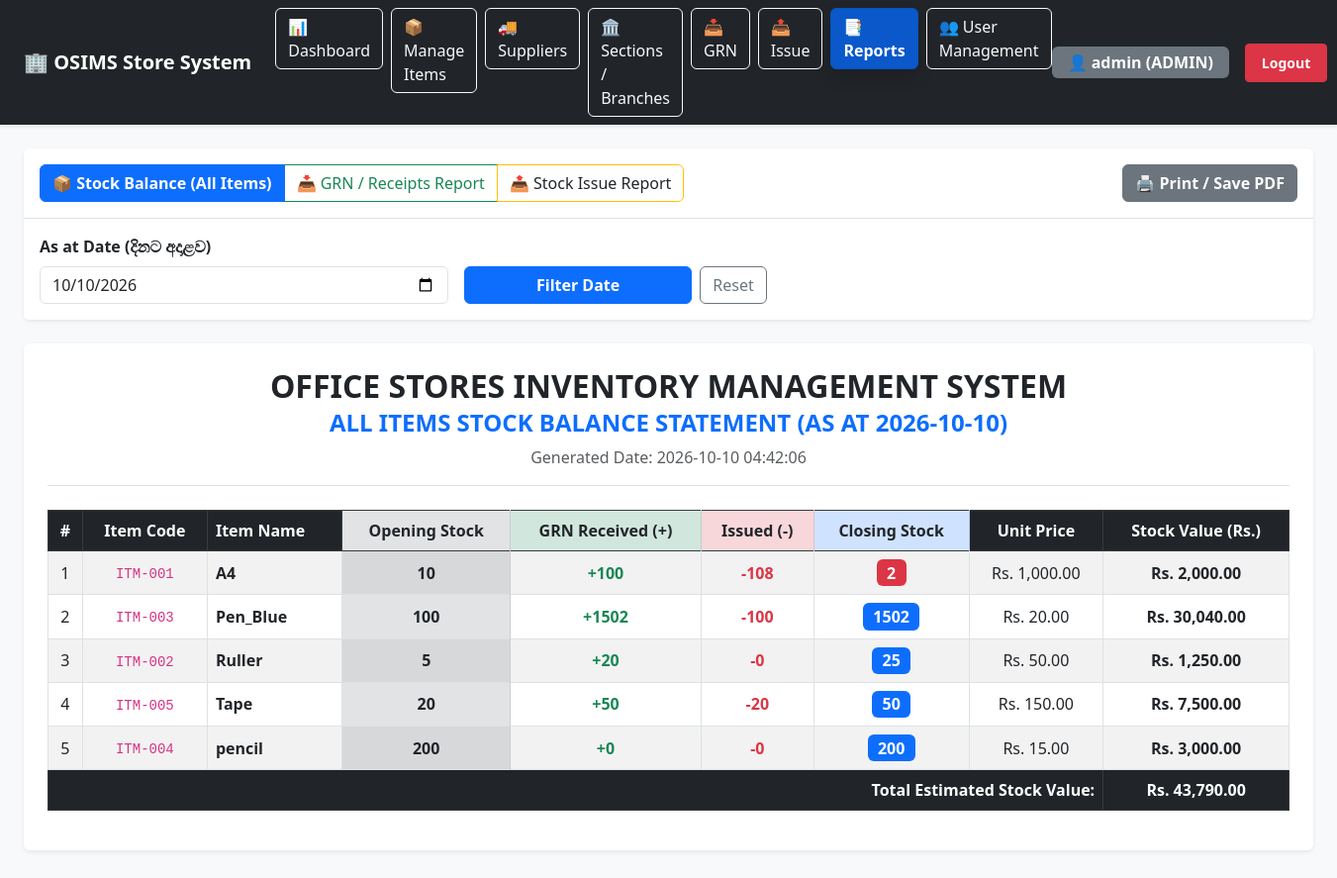
/reports.php (signed in), run on the app's committed database.
### tables this page shows
CREATE TABLE items (
        item_id INTEGER PRIMARY KEY AUTOINCREMENT,
        item_code TEXT UNIQUE,
        item_name TEXT,
        opening_stock INTEGER DEFAULT 0,
        unit_price REAL DEFAULT 0,
        current_stock INTEGER DEFAULT 0,
        created_at DATETIME DEFAULT CURRENT_TIMESTAMP
    , reorder_level INTEGER DEFAULT 5, unit TEXT DEFAULT 'Nos');

### reports.php (the view, shortened to what this page needs)
<?php
require_once 'db.php';
$active_page = 'reports';
$report_type = $_GET['type'] ?? 'stock_balance';
$as_of_date  = $_GET['as_of_date'] ?? date('Y-m-d');
$report_data = [];
try {
    if ($report_type === 'stock_balance') {
        $sql = "SELECT
                    i.item_id,
                    i.item_code,
                    i.item_name,
                    COALESCE(i.unit_price, 0) AS unit_price,
                    COALESCE(i.reorder_level, 5) AS reorder_level,
                    COALESCE(i.opening_stock, 0) AS open_qty,
                    (SELECT COALESCE(SUM(gi.qty), 0)
                     FROM grn_items gi
                     JOIN goods_receipts g ON gi.grn_id = g.grn_id
                     WHERE gi.item_id = i.item_id AND DATE(g.received_date) <= DATE(?)) AS total_grn,
                    (SELECT COALESCE(SUM(ii.qty), 0)
                     FROM issue_items ii
                     JOIN stock_issues s ON ii.issue_id = s.issue_id
                     WHERE ii.item_id = i.item_id AND DATE(s.issue_date) <= DATE(?)) AS total_issued
                FROM items i
                ORDER BY i.item_name ASC";
        $stmt = $conn->prepare($sql);
        $stmt->execute([$as_of_date, $as_of_date]);
        $report_data = $stmt->fetchAll(PDO::FETCH_ASSOC);
    }
} catch (PDOException $e) {
    $error_msg = "Database Query Error: " . $e->getMessage();
}
?>
<!DOCTYPE html>
<html lang="en">
<head>
    <link href="https://cdn.jsdelivr.net/npm/bootstrap@5.3.0/dist/css/bootstrap.min.css" rel="stylesheet">
</head>
<body class="bg-light">
<div class="no-print">
    <?php include 'navbar.php'; ?>
</div>
<div class="container-fluid px-4 mt-4">
    <div class="card shadow-sm border-0 mb-4 no-print">
        <div class="card-body d-flex justify-content-between align-items-center flex-wrap gap-2">
            <div class="btn-group">
                <a href="reports.php?type=stock_balance" class="btn btn-outline-primary <?= $report_type == 'stock_balance' ? 'active fw-bold' : ''; ?>">📦 Stock Balance (All Items)</a>
                <a href="reports.php?type=grn_report" class="btn btn-outline-success <?= $report_type == 'grn_report' ? 'active fw-bold' : ''; ?>">📥 GRN / Receipts Report</a>
                <a href="reports.php?type=issue_report" class="btn btn-outline-warning text-dark <?= $report_type == 'issue_report' ? 'active fw-bold' : ''; ?>">📤 Stock Issue Report</a>
            </div>
            <button onclick="window.print()" class="btn btn-secondary fw-bold">🖨️ Print / Save PDF</button>
        </div>
        <?php if ($report_type === 'stock_balance'): ?>
            <div class="card-footer bg-white border-top py-3">
                <form method="GET" action="reports.php" class="row g-3 align-items-end">
                    <div class="col-md-4">
                        <label class="form-label fw-bold">As at Date (දිනට අදාළව)</label>
                        <input type="date" name="as_of_date" class="form-control" value="<?= htmlspecialchars($as_of_date); ?>">
                    </div>
                    <div class="col-md-3 d-flex gap-2">
                        <button type="submit" class="btn btn-primary fw-bold w-100">Filter Date</button>
                        <a href="reports.php?type=stock_balance" class="btn btn-outline-secondary">Reset</a>
                    </div>
                </form>
            </div>
        <?php endif; ?>
    </div>
    <div class="card shadow-sm border-0 mb-5">
        <div class="card-body p-4">
            <div class="text-center mb-4 border-bottom pb-3">
                <h2 class="fw-bold mb-1">OFFICE STORES INVENTORY MANAGEMENT SYSTEM</h2>
                <h4 class="text-primary text-uppercase fw-semibold">
                    <?php
                        if ($report_type == 'stock_balance') echo "All Items Stock Balance Statement (As at " . htmlspecialchars($as_of_date) . ")";
                        elseif ($report_type == 'grn_report') echo "Goods Received Note (GRN) Summary Report";
                        elseif ($report_type == 'issue_report') echo "Stock Issue Summary Report";
                    ?>
                </h4>
                <p class="text-muted mb-0">Generated Date: <?= date('Y-m-d H:i:s'); ?></p>
            </div>
            <div class="table-responsive">
                <?php if ($report_type == 'stock_balance'): ?>
                    <table class="table table-bordered table-striped align-middle text-center">
                        <thead class="table-dark">
                            <tr>
                                <th>#</th>
                                <th>Item Code</th>
                                <th class="text-start">Item Name</th>
                                <th class="table-secondary text-dark">Opening Stock</th>
                                <th class="table-success text-dark">GRN Received (+)</th>
                                <th class="table-danger text-dark">Issued (-)</th>
                                <th class="table-primary text-dark">Closing Stock</th>
                                <th>Unit Price</th>
                                <th>Stock Value (Rs.)</th>
                            </tr>
                        </thead>
                        <tbody>
                            <?php
                            $grand_total = 0;
                            if (!empty($report_data)):
                                foreach ($report_data as $index => $row):
                                    $open_stock   = (int)($row['open_qty'] ?? 0);
                                    $grn_rec      = (int)($row['total_grn'] ?? 0);
                                    $issued_qty   = (int)($row['total_issued'] ?? 0);
                                    $calc_stock   = ($open_stock + $grn_rec) - $issued_qty;
                                    $unit_price   = (float)($row['unit_price'] ?? 0);
                                    $stock_val    = $calc_stock * $unit_price;
                                    $grand_total += $stock_val;
                            ?>
                                <tr>
                                    <td><?= $index + 1; ?></td>
                                    <td><code><?= htmlspecialchars($row['item_code'] ?? '-'); ?></code></td>
                                    <td class="text-start"><strong><?= htmlspecialchars($row['item_name']); ?></strong></td>
                                    <td class="fw-bold text-dark table-secondary"><?= $open_stock; ?></td>
                                    <td class="text-success fw-bold">+<?= $grn_rec; ?></td>
                                    <td class="text-danger fw-bold">-<?= $issued_qty; ?></td>
                                    <td>
                                        <span class="badge <?= ($calc_stock <= 0) ? 'bg-secondary' : (($calc_stock <= ($row['reorder_level'] ?? 5)) ? 'bg-danger' : 'bg-primary'); ?> fs-6">
                                            <?= $calc_stock; ?>
                                        </span>
                                    </td>
                                    <td>Rs. <?= number_format($unit_price, 2); ?></td>
                                    <td class="fw-bold">Rs. <?= number_format($stock_val, 2); ?></td>
                                </tr>
                                <?php endforeach; ?>
                                <tr class="table-dark fw-bold">
                                    <td colspan="8" class="text-end">Total Estimated Stock Value:</td>
                                    <td>Rs. <?= number_format($grand_total, 2); ?></td>
                                </tr>
                            <?php else: ?>
                                <tr>
                                    <td colspan="9" class="text-center text-muted py-4">තවමත් කිසිදු Item එකක් ඇතුළත් කර නොමැත.</td>
                                </tr>
                            <?php endif; ?>
                        </tbody>
                    </table>
                <?php endif; ?>
            </div>
        </div>
    </div>
</div>
</body>
</html>

### navbar.php (shortened to what this page needs)
<?php
$user_role = strtolower($_SESSION['role'] ?? 'data_entry');
?>
<nav class="navbar navbar-expand-lg navbar-dark bg-dark shadow-sm py-2 no-print">
    <div class="container-fluid px-4">
        <a class="navbar-brand fw-bold me-4" href="dashboard.php">🏢 OSIMS Store System</a>
        <div class="collapse navbar-collapse" id="navbarNav">
            <ul class="navbar-nav me-auto gap-2">
                <li class="nav-item">
                    <a class="btn <?= $active_page == 'dashboard' ? 'btn-primary active fw-bold shadow' : 'btn-outline-light'; ?> text-start" href="dashboard.php">📊 Dashboard</a>
                </li>
                <li class="nav-item">
                    <a class="btn <?= $active_page == 'items' ? 'btn-primary active fw-bold shadow' : 'btn-outline-light'; ?> text-start" href="items.php">📦 Manage Items</a>
                </li>
                <li class="nav-item">
                    <a class="btn <?= $active_page == 'suppliers' ? 'btn-primary active fw-bold shadow' : 'btn-outline-light'; ?> text-start" href="suppliers.php">🚚 Suppliers</a>
                </li>
                <li class="nav-item">
                    <a class="btn <?= $active_page == 'sections' ? 'btn-primary active fw-bold shadow' : 'btn-outline-light'; ?> text-start" href="sections.php">🏛️ Sections / Branches</a>
                </li>
                <li class="nav-item">
                    <a class="btn <?= $active_page == 'grn' ? 'btn-primary active fw-bold shadow' : 'btn-outline-light'; ?> text-start" href="grn.php">📥 GRN</a>
                </li>
                <li class="nav-item">
                    <a class="btn <?= $active_page == 'issue' ? 'btn-primary active fw-bold shadow' : 'btn-outline-light'; ?> text-start" href="issue.php">📤 Issue</a>
                </li>
                <li class="nav-item">
                    <a class="btn <?= $active_page == 'reports' ? 'btn-primary active fw-bold shadow' : 'btn-outline-light'; ?> text-start" href="reports.php">📑 Reports</a>
                </li>
                <?php if ($user_role === 'admin'): ?>
                <li class="nav-item">
                    <a class="btn <?= $active_page == 'users' ? 'btn-primary active fw-bold shadow' : 'btn-outline-light'; ?> text-start" href="users.php">👥 User Management</a>
                </li>
                <?php endif; ?>
            </ul>
            <div class="d-flex align-items-center gap-3">
                <span class="badge bg-secondary fs-6 px-3 py-2">
                    👤 <?= htmlspecialchars($_SESSION['full_name'] ?? $_SESSION['username'] ?? 'User'); ?> (<?= strtoupper($user_role); ?>)
                </span>
                <a href="logout.php" class="btn btn-danger btn-sm fw-bold px-3 py-2">Logout</a>
            </div>
        </div>
    </div>
</nav>

### data on the page
items: item_code "ITM-001", item_name "A4", open_stock "10", grn_rec "100", issued_qty "108", calc_stock "2", unit_price "1,000.00", stock_val "2,000.00"
items: item_code "ITM-003", item_name "Pen_Blue", open_stock "100", grn_rec "1502", issued_qty "100", calc_stock "1502", unit_price "20.00", stock_val "30,040.00"
items: item_code "ITM-002", item_name "Ruller", open_stock "5", grn_rec "20", issued_qty "0", calc_stock "25", unit_price "50.00", stock_val "1,250.00"
items: item_code "ITM-005", item_name "Tape", open_stock "20", grn_rec "50", issued_qty "20", calc_stock "50", unit_price "150.00", stock_val "7,500.00"
items: item_code "ITM-004", item_name "pencil", open_stock "200", grn_rec "0", issued_qty "0", calc_stock "200", unit_price "15.00", stock_val "3,000.00"

### other printed values
$_SESSION['full_name'] "admin"
$user_role "ADMIN"
$grand_total "43,790.00"
